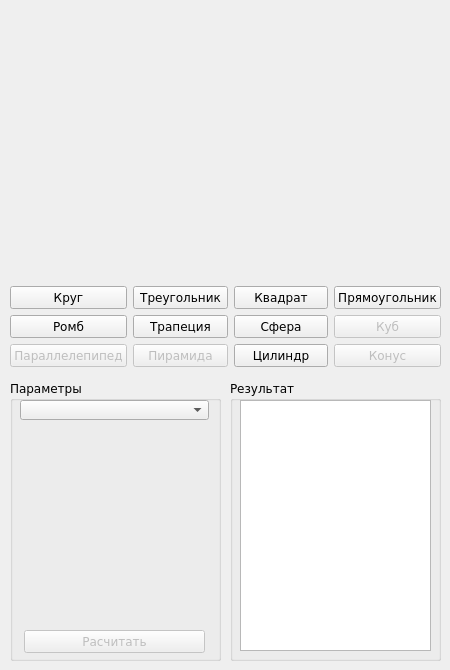
<?xml version="1.0" encoding="UTF-8"?>
<ui version="4.0">
 <class>MainWindow</class>
 <widget class="QMainWindow" name="MainWindow">
  <property name="windowModality">
   <enum>Qt::NonModal</enum>
  </property>
  <property name="enabled">
   <bool>true</bool>
  </property>
  <property name="geometry">
   <rect>
    <x>0</x>
    <y>0</y>
    <width>450</width>
    <height>670</height>
   </rect>
  </property>
  <property name="sizePolicy">
   <sizepolicy hsizetype="Preferred" vsizetype="Preferred">
    <horstretch>0</horstretch>
    <verstretch>0</verstretch>
   </sizepolicy>
  </property>
  <property name="minimumSize">
   <size>
    <width>450</width>
    <height>670</height>
   </size>
  </property>
  <property name="maximumSize">
   <size>
    <width>450</width>
    <height>670</height>
   </size>
  </property>
  <property name="sizeIncrement">
   <size>
    <width>0</width>
    <height>0</height>
   </size>
  </property>
  <property name="font">
   <font>
    <weight>50</weight>
    <bold>false</bold>
   </font>
  </property>
  <property name="windowTitle">
   <string>Geometry++</string>
  </property>
  <widget class="QWidget" name="centralwidget">
   <property name="sizePolicy">
    <sizepolicy hsizetype="Fixed" vsizetype="Fixed">
     <horstretch>0</horstretch>
     <verstretch>0</verstretch>
    </sizepolicy>
   </property>
   <property name="font">
    <font>
     <family>Verdana</family>
     <weight>50</weight>
     <bold>false</bold>
    </font>
   </property>
   <widget class="QWidget" name="gridLayoutWidget">
    <property name="geometry">
     <rect>
      <x>10</x>
      <y>280</y>
      <width>431</width>
      <height>101</height>
     </rect>
    </property>
    <layout class="QGridLayout" name="gridLayout">
     <property name="bottomMargin">
      <number>6</number>
     </property>
     <property name="horizontalSpacing">
      <number>6</number>
     </property>
     <property name="verticalSpacing">
      <number>0</number>
     </property>
     <item row="1" column="3">
      <widget class="QPushButton" name="cubeButton">
       <property name="enabled">
        <bool>false</bool>
       </property>
       <property name="text">
        <string>Куб</string>
       </property>
      </widget>
     </item>
     <item row="0" column="2">
      <widget class="QPushButton" name="squareButton">
       <property name="text">
        <string>Квадрат</string>
       </property>
      </widget>
     </item>
     <item row="1" column="1">
      <widget class="QPushButton" name="trapezoidButton">
       <property name="text">
        <string>Трапеция</string>
       </property>
      </widget>
     </item>
     <item row="1" column="0">
      <widget class="QPushButton" name="rombButton">
       <property name="text">
        <string>Ромб</string>
       </property>
      </widget>
     </item>
     <item row="0" column="1">
      <widget class="QPushButton" name="triangleButton">
       <property name="text">
        <string>Треугольник</string>
       </property>
      </widget>
     </item>
     <item row="0" column="0">
      <widget class="QPushButton" name="circleButton">
       <property name="text">
        <string>Круг</string>
       </property>
      </widget>
     </item>
     <item row="1" column="2">
      <widget class="QPushButton" name="sphereButton">
       <property name="enabled">
        <bool>true</bool>
       </property>
       <property name="text">
        <string>Сфера</string>
       </property>
      </widget>
     </item>
     <item row="0" column="3">
      <widget class="QPushButton" name="rectangleButton">
       <property name="text">
        <string>Прямоугольник</string>
       </property>
      </widget>
     </item>
     <item row="2" column="0">
      <widget class="QPushButton" name="parallelepipedButton">
       <property name="enabled">
        <bool>false</bool>
       </property>
       <property name="text">
        <string>Параллелепипед</string>
       </property>
      </widget>
     </item>
     <item row="2" column="1">
      <widget class="QPushButton" name="pyramidButton">
       <property name="enabled">
        <bool>false</bool>
       </property>
       <property name="text">
        <string>Пирамида</string>
       </property>
      </widget>
     </item>
     <item row="2" column="2">
      <widget class="QPushButton" name="cylinderButton">
       <property name="enabled">
        <bool>true</bool>
       </property>
       <property name="text">
        <string>Цилиндр</string>
       </property>
      </widget>
     </item>
     <item row="2" column="3">
      <widget class="QPushButton" name="coneButton">
       <property name="enabled">
        <bool>false</bool>
       </property>
       <property name="text">
        <string>Конус</string>
       </property>
      </widget>
     </item>
    </layout>
   </widget>
   <widget class="QGroupBox" name="inputBox">
    <property name="geometry">
     <rect>
      <x>10</x>
      <y>380</y>
      <width>211</width>
      <height>281</height>
     </rect>
    </property>
    <property name="title">
     <string>Параметры</string>
    </property>
    <widget class="QWidget" name="formLayoutWidget">
     <property name="geometry">
      <rect>
       <x>10</x>
       <y>50</y>
       <width>191</width>
       <height>191</height>
      </rect>
     </property>
     <layout class="QFormLayout" name="optionsFormLayout"/>
    </widget>
    <widget class="QComboBox" name="optionsBox">
     <property name="geometry">
      <rect>
       <x>10</x>
       <y>20</y>
       <width>189</width>
       <height>20</height>
      </rect>
     </property>
    </widget>
    <widget class="QPushButton" name="calculateButton">
     <property name="enabled">
      <bool>false</bool>
     </property>
     <property name="geometry">
      <rect>
       <x>14</x>
       <y>250</y>
       <width>181</width>
       <height>23</height>
      </rect>
     </property>
     <property name="text">
      <string>Расчитать</string>
     </property>
    </widget>
   </widget>
   <widget class="QGroupBox" name="outputBox">
    <property name="geometry">
     <rect>
      <x>230</x>
      <y>380</y>
      <width>211</width>
      <height>281</height>
     </rect>
    </property>
    <property name="title">
     <string>Результат</string>
    </property>
    <widget class="QTextBrowser" name="outputTextBrowser">
     <property name="enabled">
      <bool>true</bool>
     </property>
     <property name="geometry">
      <rect>
       <x>10</x>
       <y>20</y>
       <width>191</width>
       <height>251</height>
      </rect>
     </property>
     <property name="acceptDrops">
      <bool>true</bool>
     </property>
     <property name="lineWidth">
      <number>1</number>
     </property>
     <property name="midLineWidth">
      <number>3</number>
     </property>
     <property name="placeholderText">
      <string/>
     </property>
    </widget>
   </widget>
   <widget class="QWidget" name="verticalLayoutWidget">
    <property name="geometry">
     <rect>
      <x>10</x>
      <y>10</y>
      <width>431</width>
      <height>261</height>
     </rect>
    </property>
    <layout class="QVBoxLayout" name="drawingLayout">
     <property name="spacing">
      <number>6</number>
     </property>
     <property name="sizeConstraint">
      <enum>QLayout::SetMinimumSize</enum>
     </property>
     <property name="leftMargin">
      <number>0</number>
     </property>
     <property name="topMargin">
      <number>0</number>
     </property>
    </layout>
   </widget>
  </widget>
 </widget>
 <resources/>
 <connections/>
</ui>
